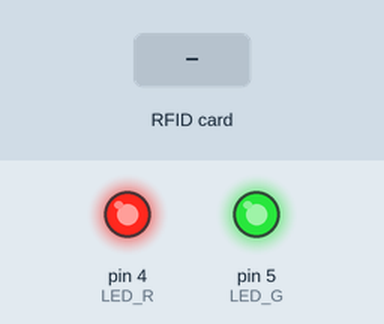
Simulated run of this sketch. Board: Arduino Uno, built with avr-gcc and run on an emulated ATmega328P. On the bench: output pins drawn as LEDs (lit = HIGH). The test bench sets the inputs (shaded band). Pins used as bus, display or sensor lines are not drawn.

Above: at 1.2 s.
1.3 s: RFID card 5E 7A 19 C4 held to the reader
Timing chart, 0 to 4.3 s (numbered marks = the images above; inputs shaded):
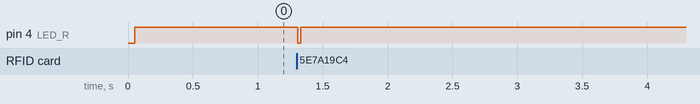

Measured:
- after the input at 1.3 s, pin 4 (LED_R): HIGH → LOW at once, → HIGH 0.03 s later

The sketch:

MFC_SPP_Check.ino
```cpp
String inputString = "" ;
boolean stringComplete = false ;

#include <SPI.h>
#include <RFID.h>
#define SS_PIN 10
#define RST_PIN 9
RFID rfid(SS_PIN, RST_PIN);

int ReadNum0 ;
int ReadNum1 ;
int ReadNum2 ;
int ReadNum3 ;
int ReadNum4 ;

const int CardStation[3][5] = {{0xE7,0xFA,0x74,0x33,0x5A} ,
                               {0x5A,0x66,0xDE,0x3F,0xDD} ,
                               {0xA7,0x78,0x9A,0x60,0x25} } ;

bool Check_CardFound  ;
bool Check_CardSerNum ;
byte Command = 4 ;
byte State ;

#define LED_R 4
#define LED_G 5

void setup()
{
  Serial.begin(9600);
  inputString.reserve(200);
  SPI.begin();
  rfid.init();

  pinMode(LED_R,OUTPUT);
  pinMode(LED_G,OUTPUT);
  digitalWrite(LED_R,HIGH);
  digitalWrite(LED_G,HIGH);
}

void loop()
{
  DATA_TRANSFER();
  RFID_READ();
  CHECK_CARD();
  OUTPUT_ACTION();
}

void serialEvent()
{
  while(Serial.available())
  {
    char inChar = (char)Serial.read();
    inputString += inChar;
    if (inChar == '\n')
    {
      stringComplete = true;
    }
  }
}

void DATA_TRANSFER()
{
  if(stringComplete)
  {
    if((inputString.charAt(0)=='@')&&((inputString.charAt(1)=='1')))
    {
      Command = 0 ;
    }

    else if((inputString.charAt(0)=='@')&&((inputString.charAt(1)=='2')))
    {
      Command = 1 ;
    }

    else if((inputString.charAt(0)=='@')&&((inputString.charAt(1)=='3')))
    {
      Command = 2 ;
    }

    inputString = "";
    stringComplete = false;
    Serial.flush();
  }
}

void RFID_READ()
{
  if(rfid.isCard())
  {
    Check_CardFound = true ;

    if(rfid.readCardSerial())
    {
      ReadNum0 = rfid.serNum[0];
      ReadNum1 = rfid.serNum[1];
      ReadNum2 = rfid.serNum[2];
      ReadNum3 = rfid.serNum[3];
      ReadNum4 = rfid.serNum[4];
    }
  }

  else
  {
    Check_CardFound = false ;
  }

  rfid.halt();
}

void CHECK_CARD()
{
  if(Check_CardFound == true)
  {
    if( (CardStation[Command][0] == ReadNum0) &&
        (CardStation[Command][1] == ReadNum1) &&
        (CardStation[Command][2] == ReadNum2) &&
        (CardStation[Command][3] == ReadNum3) &&
        (CardStation[Command][4] == ReadNum4)  )
    {
      State = 1 ;
    }

    else
    {
      State = 2 ;
    }
  }

  else if(Check_CardFound == false)
  {
    State = 3 ;
  }
}

void OUTPUT_ACTION()
{
  switch(State)
  {
    case 1 : digitalWrite(LED_R,HIGH); digitalWrite(LED_G,LOW ); break; // สภาวะปกติ : มีการ์ดถูก
    case 2 : digitalWrite(LED_R,LOW ); digitalWrite(LED_G,HIGH); break; // สภาวะปกติ : มีการ์ดผิด
    case 3 : digitalWrite(LED_R,HIGH); digitalWrite(LED_G,HIGH); break; // สภาวะปกติ : ไม่มีมีการ์ด
  }
}
```
